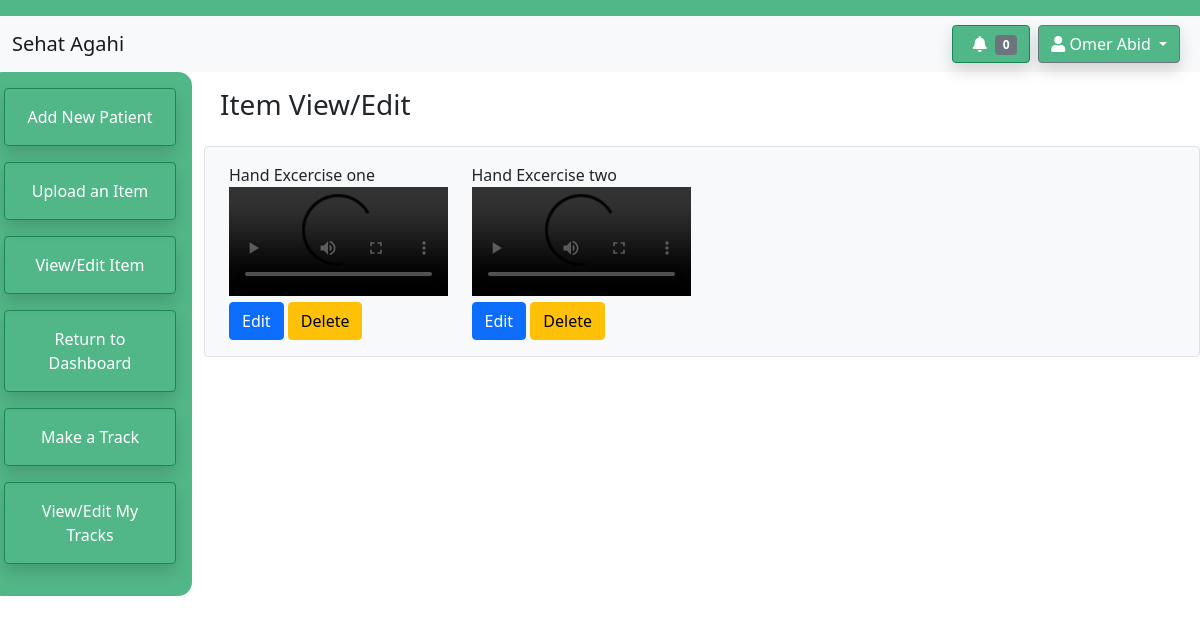
Page /sehatagahiapp/item/view (signed in) on the earlier database version.
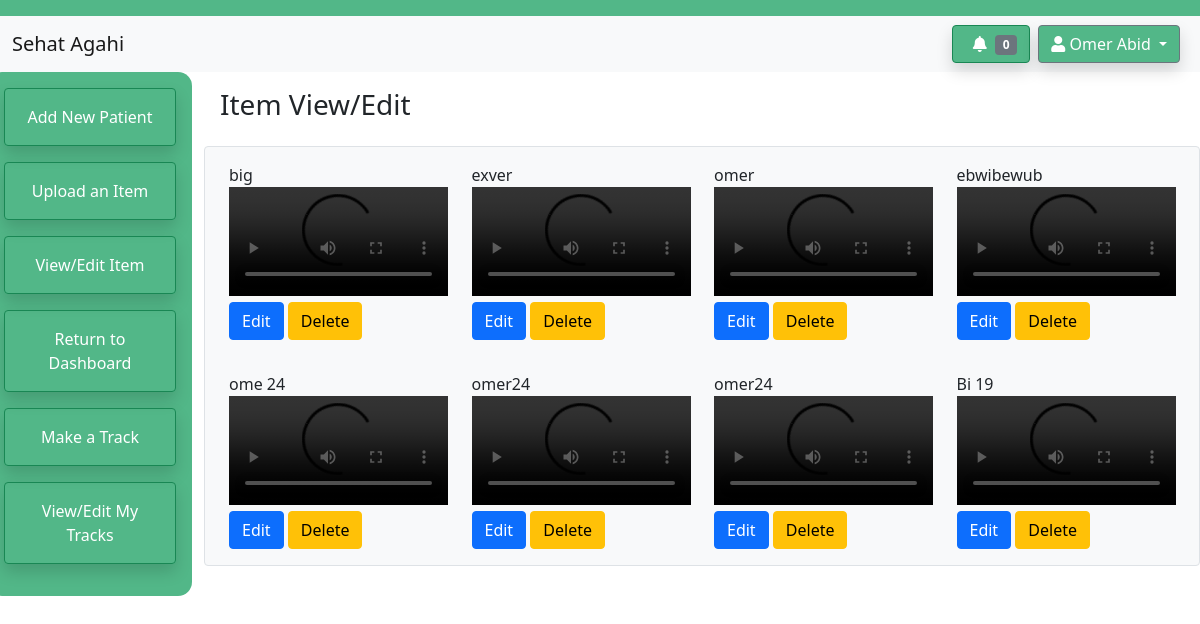
Same page on the later database version.
### sehatagahiapp/models.py (models this page shows, shortened)
class Therapist(models.Model):
    user = models.OneToOneField(User, on_delete=models.CASCADE)
    Name = models.CharField(max_length=64)
    MobileNumber = models.CharField(max_length=11)
    WorkEmail = models.CharField(max_length=64)
    SecurityQs1 = models.CharField(max_length=64)
    SecurityQs2 = models.CharField(max_length=64)
    def getMyPatients(self):
        allPatients = Patient.objects.all()
        myPatients = []
        for patient in allPatients:
            if patient.Therapist == self:
                myPatients.append(patient)
        return myPatients
    def getNumberOfUnreadLogs(self):
        patientList = self.getMyPatients()
        logs = PatientLog.objects.filter(user_ID__in=patientList,isRead = False)
        nUnreadLogs = logs.count()
        return nUnreadLogs

class Item(models.Model):
    user_ID = models.ForeignKey(Therapist, on_delete=models.SET_NULL, null=True, related_name="Items")
    Name = models.CharField(max_length=64)
    FilePath = models.FileField(upload_to="Items/")
    Type= models.CharField(max_length=64)

### sehatagahiapp/views.py (the view)
# urls.py: path("item/view", views.viewItem, name="view-item"),
@login_required
def viewItem(request):
    all_Item = Item.objects.all()
    therapist = request.user.getTherapist()
    context = {
        'heading': 'Item View/Edit',
        'name': therapist.Name,
        'sidebarOptions': therapistOptions,
        'nUnread': therapist.getNumberOfUnreadLogs(),
        'all': all_Item,
        'therapistid':therapist.id
    }
    return render(request, 'sehatagahiapp/Item-view.html', context)

### sehatagahiapp/models.py (called while the page is built)
    def  getTherapist(self):
        if  self.is_therapist:
            allTherapists = Therapist.objects.all()
            for therapist in allTherapists:
                if therapist.user == self:
                    return therapist
            return None
        return None

### sehatagahiapp/templates/sehatagahiapp/Item-view.html (shortened to what this page needs)
{% extends 'sehatagahiapp/dashboard-outline.html' %}
{% block notification %}
        <a href="{% url 'view-unread-logs' %}"><button type="button" class="btn btn-success shadow" style="background-color: #52b788;">
            <i class="fas fa-bell px-2"></i><span class="badge bg-secondary">{{ nUnread }}</span>
        </button></a>
{% endblock %}
{% block sidebar %}
              {% for link, option in sidebarOptions.items %}
              <button class="btn btn-outline-success shadow p-3 mb-3" type="button"><a href="{% url link %}" class="text-white text-decoration-none">{{option}}</a></button>
              {% endfor %}
{% endblock %}
{% block content %}
{% load crispy_forms_tags %}
<div class="container border rounded bg-light mr-5 ">
  <div class= "row ">
  {% for x in all %}
      {% if x.user_ID.id == therapistid %}
  {% if forloop.counter|divisibleby:4 %}
    <div class="col-md-3 col-sm-12 my-3">
      <div>
      {{x.Name}}
      {% if  x.Type == '1' %}
   <video  width="100%" height="100%" controls="controls" >
        <source src="{{x.FilePath.url}}" type="video/mp4" />
    </video>
<a class="btn btn-primary" href="{% url 'Rename-item' x.pk %}" role="button">Edit</a>
<a class="btn btn-warning" href="{% url 'Delete-item' x.pk %}" role="button">Delete</a>
      {% elif x.Type == '2' %}
        <img  src="{{x.FilePath.url}}"  width="100%" height="100%">
<a class="btn btn-primary" href="{% url 'Rename-item' x.pk %}" role="button">Edit</a>
<a class="btn btn-warning" href="{% url 'Delete-item' x.pk %}" role="button">Delete</a>
      {% elif x.Type == '3' %}
      <iframe src="{{x.FilePath.url}}"  width="100%" height="100%">
    </iframe>
<a class="btn btn-primary" href="{% url 'Rename-item' x.pk %}" role="button">Edit</a>
<a class="btn btn-warning" href="{% url 'Delete-item' x.pk %}" role="button">Delete</a>
      {% endif %}
    </div>
      </div>
  </div>
    {% if not forloop.last %}
    <div class="row ">
    {% endif %}
  {% else %}
    <div class="col-md-3 col-sm-12 my-3">
      <div>
      {{x.Name}}
    {% if  x.Type == '1' %}
    <video  width="100%" height="100%" controls="controls" >
        <source src="{{x.FilePath.url}}" type="video/mp4" />
    </video>
<a class="btn btn-primary" href="{% url 'Rename-item' x.pk %}" role="button">Edit</a>
<a class="btn btn-warning" href="{% url 'Delete-item' x.pk %}" role="button">Delete</a>
      {% elif x.Type == '2' %}
        <img  src="{{x.FilePath.url}}"  width="100%" height="100%">
<a class="btn btn-primary" href="{% url 'Rename-item' x.pk %}" role="button">Edit</a>
<a class="btn btn-warning" href="{% url 'Delete-item' x.pk %}" role="button">Delete</a>
      {% elif x.Type == '3' %}
      <iframe  src="{{x.FilePath.url}}"  width="100%" height="100%">
    </iframe>
<a class="btn btn-primary" href="{% url 'Rename-item' x.pk %}" role="button">Edit</a>
<a class="btn btn-warning" href="{% url 'Delete-item' x.pk %}" role="button">Delete</a>
      {% endif %}
    </div>
      </div>
  {% endif %}
  {% endif %}
  {% endfor %}
  </div>
</div>
{% endblock %}

### sehatagahiapp/templates/sehatagahiapp/dashboard-outline.html (shortened to what this page needs)
<!doctype html>
<html lang="en">
  <head>
    <link href="https://cdn.jsdelivr.net/npm/bootstrap@5.0.0-beta3/dist/css/bootstrap.min.css" rel="stylesheet">
    <link rel="stylesheet" href="https://use.fontawesome.com/releases/v5.7.0/css/all.css">
    {% load static %}
    <link rel="stylesheet" href="{% static 'sehatagahiapp/make-track.js' %}">
  </head>
  <body>
      <nav class = "navbar" style="background-color: #52b788;" ></nav>
      <nav class = "navbar navbar-light bg-light">
        <div class="container-fluid">
        <a class="navbar-brand" href="{% url 'therapist-dashboard' %}">Sehat Agahi</a>
        <div class="d-flex flex-row">
        {% block notification %}
        {% endblock %}
        <div class="dropdown px-2">
            <a class="btn btn-secondary dropdown-toggle shadow" style="background-color: #52b788" href="#" role="button" id="dropdownMenuLink" data-bs-toggle="dropdown" aria-expanded="false">
               <i class="fas fa-user"></i> {{ name }}
            </a>
          </div>
        </div>
        </div>
      </nav>
      <div class="row">
      <nav class="nav navbar-expand-sm navbar-expand-md text-white p-3 col-sm-12 col-lg-2" style="background-color: #52b788; border-radius: 14px;">
          <div class="collapse navbar-collapse" id="navbarSupportedContent">
          <ul class="nav nav-pills flex-column mb-auto">
              {% block sidebar %}
              {% endblock %}
          </ul>
        </div>
    </nav>
    <div class="col-sm-12 col-lg-10">
        <h3 class="p-3">{{ heading }}</h3>
        {% block content %}
        {% endblock %}
    </div>
    </div>
 </body>
</html>

Differences in the rows shown:
removed Item: Name "Hand Excercise one"
removed Item: Name "Hand Excercise two"
added Item: Name "big"
added Item: Name "exver"
added Item: Name "omer"
added Item: Name "ebwibewub"
added Item: Name "ome 24"
added Item: Name "omer24"
added Item: Name "omer24"
added Item: Name "Bi 19"
